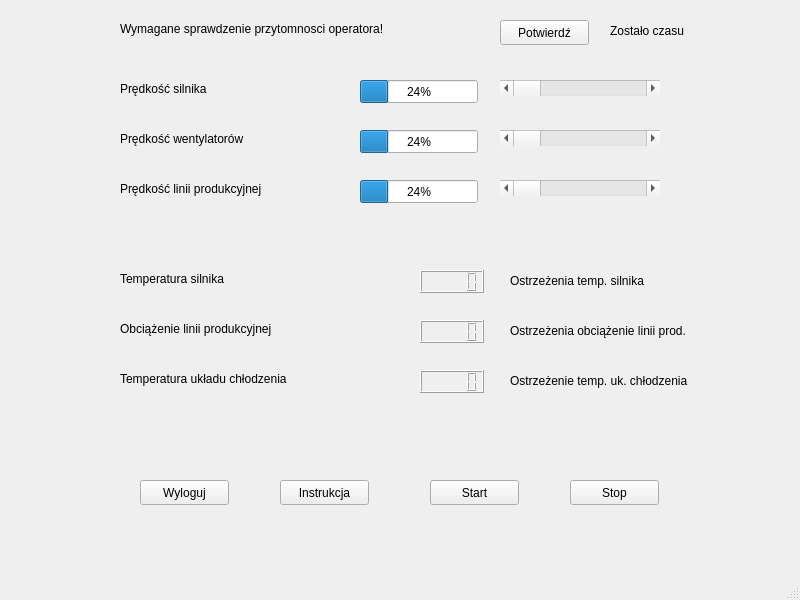
<?xml version="1.0" encoding="UTF-8"?>
<ui version="4.0">
 <class>MainWindow</class>
 <widget class="QMainWindow" name="MainWindow">
  <property name="geometry">
   <rect>
    <x>0</x>
    <y>0</y>
    <width>800</width>
    <height>600</height>
   </rect>
  </property>
  <property name="windowTitle">
   <string>MainWindow</string>
  </property>
  <widget class="QWidget" name="centralwidget">
   <widget class="QLabel" name="label">
    <property name="geometry">
     <rect>
      <x>120</x>
      <y>270</y>
      <width>141</width>
      <height>17</height>
     </rect>
    </property>
    <property name="text">
     <string>Temperatura silnika</string>
    </property>
   </widget>
   <widget class="QLabel" name="label_2">
    <property name="geometry">
     <rect>
      <x>120</x>
      <y>180</y>
      <width>191</width>
      <height>17</height>
     </rect>
    </property>
    <property name="text">
     <string>Prędkość linii produkcyjnej</string>
    </property>
   </widget>
   <widget class="QLabel" name="label_3">
    <property name="geometry">
     <rect>
      <x>120</x>
      <y>80</y>
      <width>161</width>
      <height>17</height>
     </rect>
    </property>
    <property name="text">
     <string>Prędkość silnika</string>
    </property>
   </widget>
   <widget class="QLabel" name="label_4">
    <property name="geometry">
     <rect>
      <x>120</x>
      <y>130</y>
      <width>171</width>
      <height>17</height>
     </rect>
    </property>
    <property name="text">
     <string>Prędkość wentylatorów</string>
    </property>
   </widget>
   <widget class="QLabel" name="label_5">
    <property name="geometry">
     <rect>
      <x>120</x>
      <y>320</y>
      <width>201</width>
      <height>17</height>
     </rect>
    </property>
    <property name="text">
     <string>Obciążenie linii produkcyjnej</string>
    </property>
   </widget>
   <widget class="QLabel" name="label_6">
    <property name="geometry">
     <rect>
      <x>120</x>
      <y>370</y>
      <width>291</width>
      <height>17</height>
     </rect>
    </property>
    <property name="text">
     <string>Temperatura układu chłodzenia</string>
    </property>
   </widget>
   <widget class="QProgressBar" name="progressBar">
    <property name="geometry">
     <rect>
      <x>360</x>
      <y>130</y>
      <width>118</width>
      <height>23</height>
     </rect>
    </property>
    <property name="value">
     <number>24</number>
    </property>
   </widget>
   <widget class="QProgressBar" name="progressBar_2">
    <property name="geometry">
     <rect>
      <x>360</x>
      <y>80</y>
      <width>118</width>
      <height>23</height>
     </rect>
    </property>
    <property name="value">
     <number>24</number>
    </property>
   </widget>
   <widget class="QLCDNumber" name="lcdNumber">
    <property name="geometry">
     <rect>
      <x>420</x>
      <y>270</y>
      <width>64</width>
      <height>23</height>
     </rect>
    </property>
   </widget>
   <widget class="QLCDNumber" name="lcdNumber_2">
    <property name="geometry">
     <rect>
      <x>420</x>
      <y>370</y>
      <width>64</width>
      <height>23</height>
     </rect>
    </property>
   </widget>
   <widget class="QLCDNumber" name="lcdNumber_3">
    <property name="geometry">
     <rect>
      <x>420</x>
      <y>320</y>
      <width>64</width>
      <height>23</height>
     </rect>
    </property>
   </widget>
   <widget class="QScrollBar" name="horizontalScrollBar">
    <property name="geometry">
     <rect>
      <x>500</x>
      <y>180</y>
      <width>160</width>
      <height>16</height>
     </rect>
    </property>
    <property name="orientation">
     <enum>Qt::Horizontal</enum>
    </property>
   </widget>
   <widget class="QScrollBar" name="horizontalScrollBar_2">
    <property name="geometry">
     <rect>
      <x>500</x>
      <y>80</y>
      <width>160</width>
      <height>16</height>
     </rect>
    </property>
    <property name="orientation">
     <enum>Qt::Horizontal</enum>
    </property>
   </widget>
   <widget class="QScrollBar" name="horizontalScrollBar_3">
    <property name="geometry">
     <rect>
      <x>500</x>
      <y>130</y>
      <width>160</width>
      <height>16</height>
     </rect>
    </property>
    <property name="orientation">
     <enum>Qt::Horizontal</enum>
    </property>
   </widget>
   <widget class="QProgressBar" name="progressBar_3">
    <property name="geometry">
     <rect>
      <x>360</x>
      <y>180</y>
      <width>118</width>
      <height>23</height>
     </rect>
    </property>
    <property name="value">
     <number>24</number>
    </property>
   </widget>
   <widget class="QPushButton" name="pushButton">
    <property name="geometry">
     <rect>
      <x>140</x>
      <y>480</y>
      <width>89</width>
      <height>25</height>
     </rect>
    </property>
    <property name="text">
     <string>Wyloguj</string>
    </property>
   </widget>
   <widget class="QPushButton" name="pushButton_2">
    <property name="geometry">
     <rect>
      <x>280</x>
      <y>480</y>
      <width>89</width>
      <height>25</height>
     </rect>
    </property>
    <property name="text">
     <string>Instrukcja</string>
    </property>
   </widget>
   <widget class="QPushButton" name="pushButton_3">
    <property name="geometry">
     <rect>
      <x>430</x>
      <y>480</y>
      <width>89</width>
      <height>25</height>
     </rect>
    </property>
    <property name="text">
     <string>Start</string>
    </property>
   </widget>
   <widget class="QPushButton" name="pushButton_4">
    <property name="geometry">
     <rect>
      <x>570</x>
      <y>480</y>
      <width>89</width>
      <height>25</height>
     </rect>
    </property>
    <property name="text">
     <string>Stop</string>
    </property>
   </widget>
   <widget class="QLabel" name="label_7">
    <property name="geometry">
     <rect>
      <x>510</x>
      <y>270</y>
      <width>281</width>
      <height>21</height>
     </rect>
    </property>
    <property name="text">
     <string>Ostrzeżenia temp. silnika</string>
    </property>
   </widget>
   <widget class="QLabel" name="label_8">
    <property name="geometry">
     <rect>
      <x>510</x>
      <y>320</y>
      <width>281</width>
      <height>21</height>
     </rect>
    </property>
    <property name="text">
     <string>Ostrzeżenia obciążenie linii prod.</string>
    </property>
   </widget>
   <widget class="QLabel" name="label_9">
    <property name="geometry">
     <rect>
      <x>510</x>
      <y>370</y>
      <width>281</width>
      <height>21</height>
     </rect>
    </property>
    <property name="text">
     <string>Ostrzeżenie temp. uk. chłodzenia</string>
    </property>
   </widget>
   <widget class="QLabel" name="label_10">
    <property name="geometry">
     <rect>
      <x>120</x>
      <y>20</y>
      <width>361</width>
      <height>17</height>
     </rect>
    </property>
    <property name="text">
     <string>Wymagane sprawdzenie przytomnosci operatora!</string>
    </property>
   </widget>
   <widget class="QPushButton" name="pushButton_5">
    <property name="geometry">
     <rect>
      <x>500</x>
      <y>20</y>
      <width>89</width>
      <height>25</height>
     </rect>
    </property>
    <property name="text">
     <string>Potwierdź</string>
    </property>
   </widget>
   <widget class="QLabel" name="label_11">
    <property name="geometry">
     <rect>
      <x>610</x>
      <y>20</y>
      <width>121</width>
      <height>21</height>
     </rect>
    </property>
    <property name="text">
     <string>Zostało czasu</string>
    </property>
   </widget>
  </widget>
  <widget class="QMenuBar" name="menubar">
   <property name="geometry">
    <rect>
     <x>0</x>
     <y>0</y>
     <width>800</width>
     <height>22</height>
    </rect>
   </property>
  </widget>
  <widget class="QStatusBar" name="statusbar"/>
 </widget>
 <resources/>
 <connections/>
</ui>
